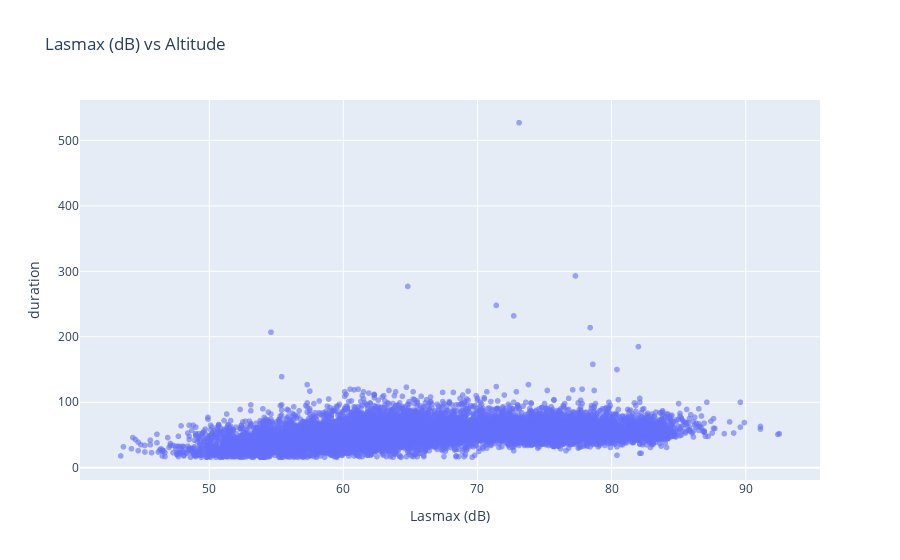

Notebook code cell kept with this figure:
### Code cell
fig = px.scatter(
    data,
    x='lasmax_dB',
    y='duration',
    title='Lasmax (dB) vs Altitude',
    labels={'altitude': 'Altitude (m)', 'lasmax_dB': 'Lasmax (dB)'},
    opacity=0.6
)
fig.show()

### Figure 1 — Plotly figure (JSON) as saved in the notebook; plotly's stock layout.template omitted (floating-point values rounded to 4 significant figures; data arrays with more than 128 entries replaced by an {"elided": "..."} marker saying what was removed)
{"data": [{"hovertemplate": "Lasmax (dB)=%{x}<br>duration=%{y}<extra></extra>", "legendgroup": "", "marker": {"color": "#636efa", "opacity": 0.6, "symbol": "circle"}, "mode": "markers", "name": "", "showlegend": false, "type": "scattergl", "x": {"elided": "9987 float values"}, "xaxis": "x", "y": {"elided": "9987 int values"}, "yaxis": "y"}], "layout": {"legend": {"tracegroupgap": 0}, "title": {"text": "Lasmax (dB) vs Altitude"}, "xaxis": {"anchor": "y", "domain": [0, 1], "title": {"text": "Lasmax (dB)"}}, "yaxis": {"anchor": "x", "domain": [0, 1], "title": {"text": "duration"}}}}
